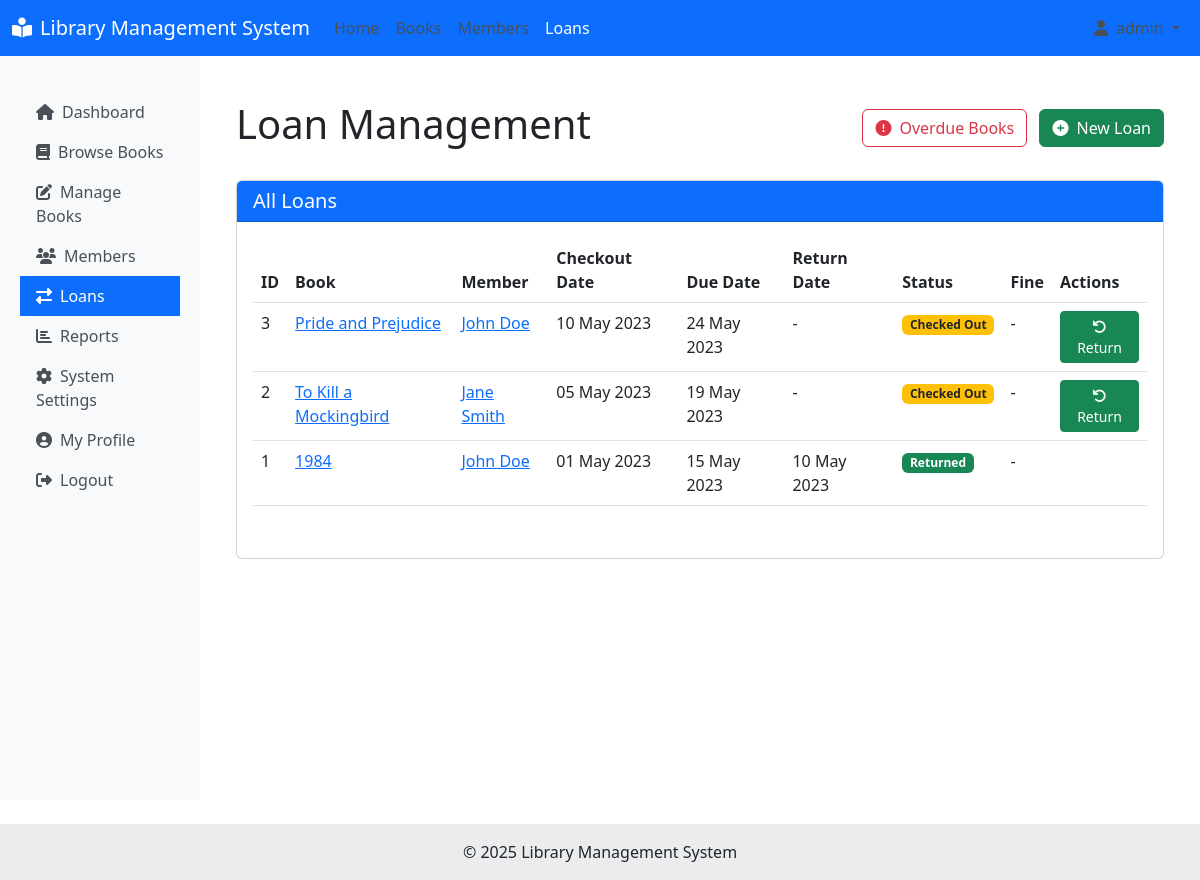
Page /loans.php (signed in) on the committed database.
### tables this page shows
CREATE TABLE loan_history (
    id INT AUTO_INCREMENT PRIMARY KEY,
    book_id INT NOT NULL,
    member_id INT NOT NULL,
    checkout_date DATE NOT NULL,
    due_date DATE NOT NULL,
    return_date DATE,
    status ENUM('checked_out', 'returned', 'overdue') DEFAULT 'checked_out',
    fine DECIMAL(10, 2) DEFAULT 0.00,
    created_at TIMESTAMP DEFAULT CURRENT_TIMESTAMP,
    FOREIGN KEY (book_id) REFERENCES books(id) ON DELETE CASCADE,
    FOREIGN KEY (member_id) REFERENCES members(id) ON DELETE CASCADE
);

CREATE TABLE books (
    id INT AUTO_INCREMENT PRIMARY KEY,
    isbn VARCHAR(20) NOT NULL UNIQUE,
    title VARCHAR(255) NOT NULL,
    author VARCHAR(100) NOT NULL,
    category VARCHAR(50),
    publication_year INT,
    publisher VARCHAR(100),
    total_copies INT NOT NULL DEFAULT 1,
    available_copies INT NOT NULL DEFAULT 1,
    created_at TIMESTAMP DEFAULT CURRENT_TIMESTAMP
);

### includes/auth.php (called while the page is built, shortened)
<?php
class Auth {
    public function isLibrarian() {
        return isset($_SESSION['role']) && ($_SESSION['role'] == 'librarian' || $_SESSION['role'] == 'admin');
    }
}

### models/Loan.php (called while the page is built, shortened)
<?php
class Loan {
    private $conn;
    private $table_name = "loan_history";
    public function __construct($db) {
        $this->conn = $db;
    }
    public function readAll($page = 1, $records_per_page = 10) {
        $offset = ($page - 1) * $records_per_page;
        $query = "SELECT l.*, b.title as book_title,
                  CONCAT(m.first_name, ' ', m.last_name) as member_name
                  FROM " . $this->table_name . " l
                  LEFT JOIN books b ON l.book_id = b.id
                  LEFT JOIN members m ON l.member_id = m.id
                  ORDER BY l.checkout_date DESC
                  LIMIT :limit OFFSET :offset";
        $stmt = $this->conn->prepare($query);
        $stmt->bindParam(':limit', $records_per_page, PDO::PARAM_INT);
        $stmt->bindParam(':offset', $offset, PDO::PARAM_INT);
        $stmt->execute();
        return $stmt;
    }
}

### loans.php (the view, shortened to what this page needs)
<?php
include_once 'includes/header.php';
require_once 'models/Loan.php';
$database = new Database();
$db = $database->getConnection();
$loan = new Loan($db);
$filter = isset($_GET['filter']) ? $_GET['filter'] : '';
$user_member_id = 0;
$page = isset($_GET['page']) ? (int)$_GET['page'] : 1;
$records_per_page = 10;
if ($auth->isLibrarian()) {
    if ($filter == 'overdue') {
        $stmt = $loan->getOverdueLoans();
    } else {
        $stmt = $loan->readAll($page, $records_per_page);
    }
} else {
    if ($user_member_id > 0) {
        $stmt = $loan->getMemberLoanHistory($user_member_id);
    } else {
        $stmt = null;
    }
}
?>
<div class="container mt-4">
    <div class="d-flex justify-content-between align-items-center mb-4">
        <h1>
            <?php if ($filter == 'overdue'): ?>
            Overdue Books
            <?php elseif (!$auth->isLibrarian()): ?>
            My Loans
            <?php else: ?>
            Loan Management
            <?php endif; ?>
        </h1>
        <?php if ($auth->isLibrarian()): ?>
        <div>
            <?php if ($filter == 'overdue'): ?>
            <a href="loans.php" class="btn btn-outline-primary me-2">
                <i class="fas fa-list me-2"></i>All Loans
            </a>
            <?php else: ?>
            <a href="loans.php?filter=overdue" class="btn btn-outline-danger me-2">
                <i class="fas fa-exclamation-circle me-2"></i>Overdue Books
            </a>
            <?php endif; ?>
            <a href="loans.php?action=add" class="btn btn-success">
                <i class="fas fa-plus-circle me-2"></i>New Loan
            </a>
        </div>
        <?php endif; ?>
    </div>
    <?php if (isset($stmt) && $stmt && $stmt->rowCount() > 0): ?>
    <div class="card">
        <div class="card-header bg-primary text-white">
            <?php if ($filter == 'overdue'): ?>
            <h5 class="mb-0">Overdue Books (<?php echo $stmt->rowCount(); ?> total)</h5>
            <?php elseif (!$auth->isLibrarian()): ?>
            <h5 class="mb-0">My Loan History</h5>
            <?php else: ?>
            <h5 class="mb-0">All Loans</h5>
            <?php endif; ?>
        </div>
        <div class="card-body">
            <div class="table-responsive">
                <table class="table table-hover">
                    <thead>
                        <tr>
                            <th>ID</th>
                            <th>Book</th>
                            <?php if ($auth->isLibrarian()): ?>
                            <th>Member</th>
                            <?php endif; ?>
                            <th>Checkout Date</th>
                            <th>Due Date</th>
                            <th>Return Date</th>
                            <th>Status</th>
                            <th>Fine</th>
                            <th>Actions</th>
                        </tr>
                    </thead>
                    <tbody>
                        <?php while ($row = $stmt->fetch(PDO::FETCH_ASSOC)): ?>
                        <tr>
                            <td><?php echo $row['id']; ?></td>
                            <td>
                                <?php if (isset($row['book_title'])): ?>
                                <a href="book_detail.php?id=<?php echo $row['book_id']; ?>"><?php echo htmlspecialchars($row['book_title']); ?></a>
                                <?php else: ?>
                                <a href="book_detail.php?id=<?php echo $row['book_id']; ?>">Book #<?php echo $row['book_id']; ?></a>
                                <?php endif; ?>
                            </td>
                            <?php if ($auth->isLibrarian()): ?>
                            <td>
                                <?php if (isset($row['member_name'])): ?>
                                <a href="member_detail.php?id=<?php echo $row['member_id']; ?>"><?php echo htmlspecialchars($row['member_name']); ?></a>
                                <?php else: ?>
                                <a href="member_detail.php?id=<?php echo $row['member_id']; ?>">Member #<?php echo $row['member_id']; ?></a>
                                <?php endif; ?>
                            </td>
                            <?php endif; ?>
                            <td><?php echo date('d M Y', strtotime($row['checkout_date'])); ?></td>
                            <td><?php echo date('d M Y', strtotime($row['due_date'])); ?></td>
                            <td>
                                <?php if (!empty($row['return_date'])): ?>
                                <?php echo date('d M Y', strtotime($row['return_date'])); ?>
                                <?php else: ?>
                                -
                                <?php endif; ?>
                            </td>
                            <td>
                                <?php
                                $status_class = '';
                                switch($row['status']) {
                                    case 'checked_out':
                                        $status_class = 'bg-warning text-dark';
                                        $status_text = 'Checked Out';
                                        break;
                                    case 'returned':
                                        $status_class = 'bg-success';
                                        $status_text = 'Returned';
                                        break;
                                }
                                ?>
                                <span class="badge <?php echo $status_class; ?>">
                                    <?php echo $status_text; ?>
                                </span>
                            </td>
                            <td>
                                <?php if ($row['fine'] > 0): ?>
                                <span class="text-danger">$<?php echo number_format($row['fine'], 2); ?></span>
                                <?php else: ?>
                                -
                                <?php endif; ?>
                            </td>
                            <td>
                                <?php if ($auth->isLibrarian() && $row['status'] == 'checked_out'): ?>
                                <a href="loans.php?action=return&id=<?php echo $row['id']; ?>" class="btn btn-sm btn-success" onclick="return confirm('Confirm return of this book?')">
                                    <i class="fas fa-undo"></i> Return
                                </a>
                                <?php endif; ?>
                            </td>
                        </tr>
                        <?php endwhile; ?>
                    </tbody>
                </table>
            </div>
        </div>
    </div>
    <?php endif; ?>
</div>
<?php
include_once 'includes/footer.php';
?>

### includes/header.php (style rules this page uses)
.card { margin-bottom: 20px; }
.table-responsive { margin-bottom: 20px; }

### rows in the picture
loan_history: id "3", book.title "Pride and Prejudice", member_name "John Doe", checkout_date "10 May 2023", due_date "24 May 2023", status "Checked Out"
loan_history: id "2", book.title "To Kill a Mockingbird", member_name "Jane Smith", checkout_date "05 May 2023", due_date "19 May 2023", status "Checked Out"
loan_history: id "1", book.title "1984", member_name "John Doe", checkout_date "01 May 2023", due_date "15 May 2023", return_date "10 May 2023", status "Returned"
